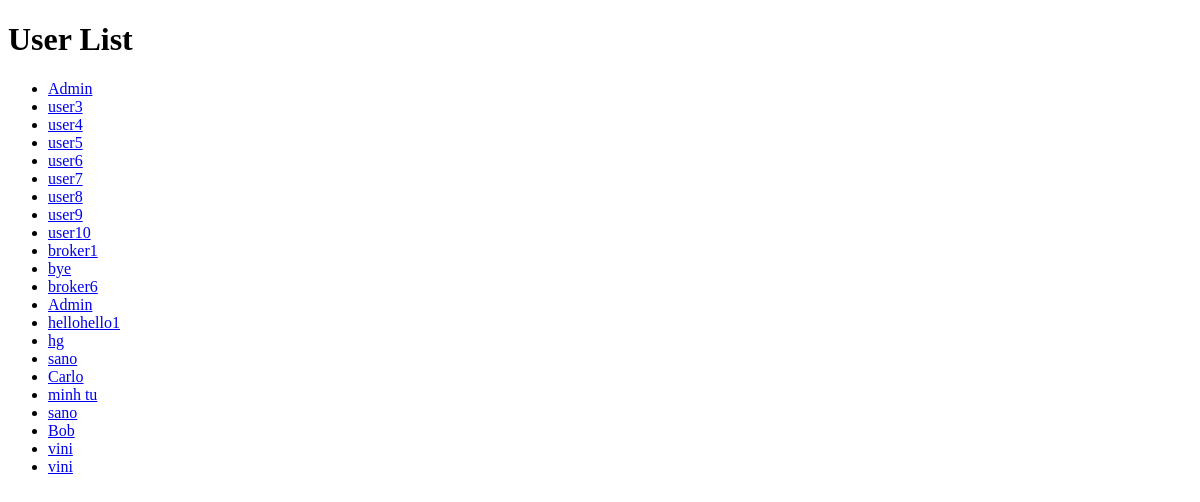
The app's page /users/, older data.
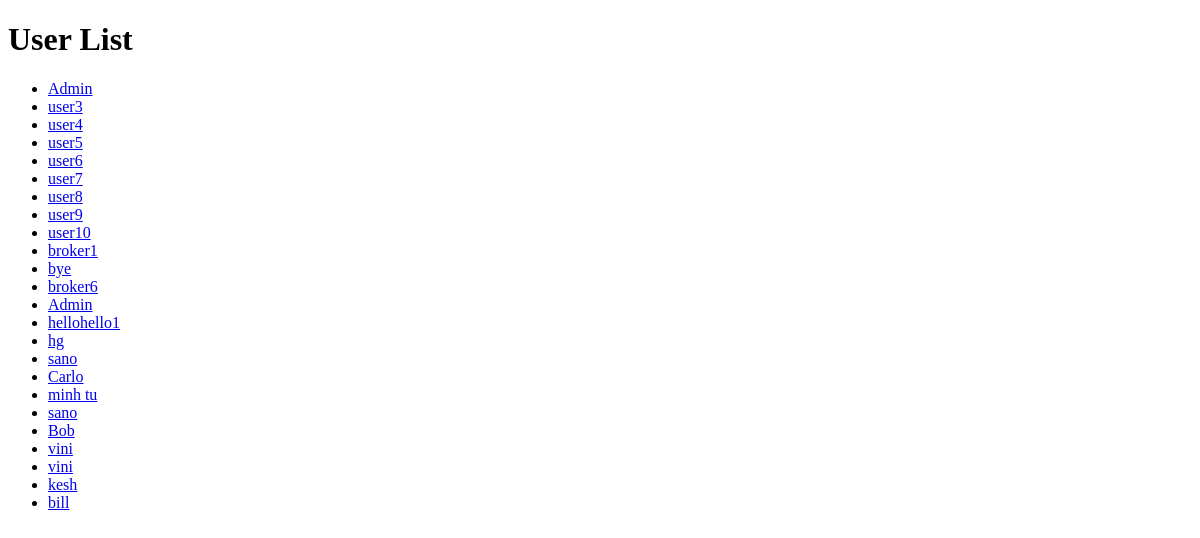
The same page, newer data.
### accounts/models.py (models this page shows, shortened)
class CustomUser(AbstractBaseUser, PermissionsMixin):
    email = models.EmailField(unique=True)
    name = models.CharField(max_length=50)
    phone_number = models.CharField(max_length=15)
    role = models.CharField(max_length=20)
    is_active = models.BooleanField(default=True)
    is_staff = models.BooleanField(default=False)
    objects = CustomUserManager()
    USERNAME_FIELD = 'email'
    REQUIRED_FIELDS = []

### accounts/views.py (the view)
# urls.py: path('users/', user_list, name='user_list'),
def user_list(request):
    users = CustomUser.objects.all()
    return render(request, 'user_list.html', {'users': users})

### templates/user_list.html (shortened to what this page needs)
<!DOCTYPE html>
<html lang="en">
  <head>
  </head>
  <body>
    <h1>User List</h1>
    <ul>
      {% for user in users %}
      <li>
        <a href="{% url 'user_detail' user.id %}">{{ user.name }}</a>
      </li>
      {% endfor %}
    </ul>
  </body>
</html>

Row changes from the older to the newer data that the page shows:
added CustomUser: name "kesh"
added CustomUser: name "bill"
